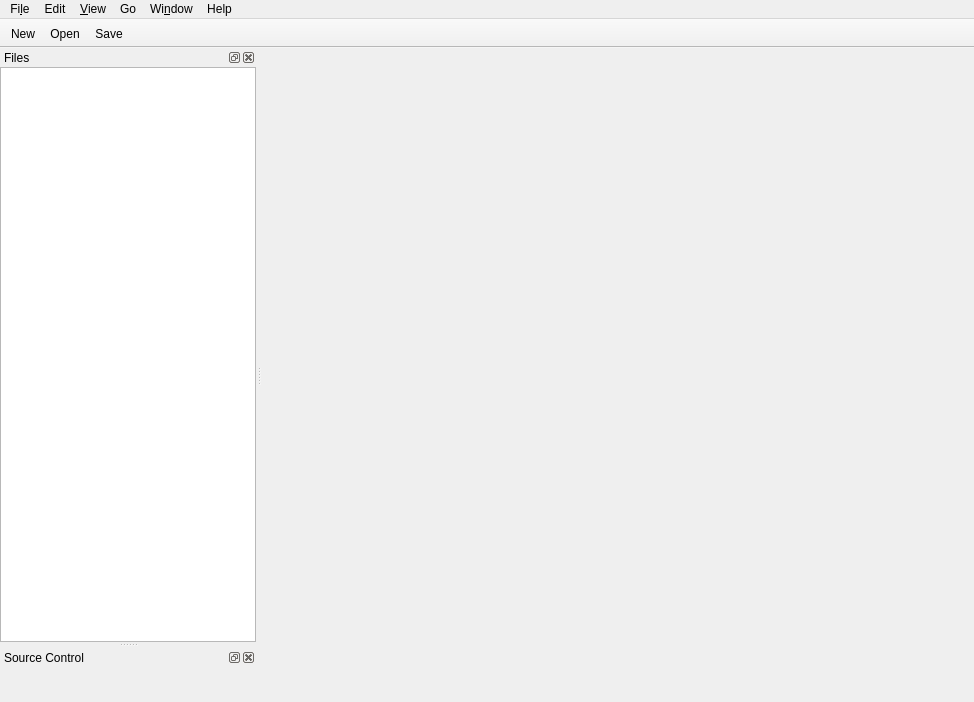
<?xml version="1.0" encoding="UTF-8"?>
<ui version="4.0">
 <class>MainWindow</class>
 <widget class="QMainWindow" name="MainWindow">
  <property name="geometry">
   <rect>
    <x>0</x>
    <y>0</y>
    <width>974</width>
    <height>702</height>
   </rect>
  </property>
  <property name="acceptDrops">
   <bool>true</bool>
  </property>
  <property name="windowTitle">
   <string>theSlate</string>
  </property>
  <property name="windowIcon">
   <iconset theme="theslate" resource="icons.qrc">
    <normaloff>:/icons/icon.svg</normaloff>:/icons/icon.svg</iconset>
  </property>
  <property name="documentMode">
   <bool>true</bool>
  </property>
  <property name="unifiedTitleAndToolBarOnMac">
   <bool>false</bool>
  </property>
  <widget class="QWidget" name="centralWidget">
   <layout class="QVBoxLayout" name="verticalLayout_3">
    <property name="spacing">
     <number>0</number>
    </property>
    <property name="leftMargin">
     <number>0</number>
    </property>
    <property name="topMargin">
     <number>0</number>
    </property>
    <property name="rightMargin">
     <number>0</number>
    </property>
    <property name="bottomMargin">
     <number>0</number>
    </property>
    <item>
     <widget class="QFrame" name="projectFrame">
      <property name="frameShape">
       <enum>QFrame::NoFrame</enum>
      </property>
      <property name="frameShadow">
       <enum>QFrame::Raised</enum>
      </property>
      <layout class="QVBoxLayout" name="verticalLayout">
       <property name="leftMargin">
        <number>0</number>
       </property>
       <property name="topMargin">
        <number>0</number>
       </property>
       <property name="rightMargin">
        <number>0</number>
       </property>
       <property name="bottomMargin">
        <number>0</number>
       </property>
      </layout>
     </widget>
    </item>
    <item>
     <widget class="QFrame" name="editorFrame">
      <property name="sizePolicy">
       <sizepolicy hsizetype="Preferred" vsizetype="Preferred">
        <horstretch>1</horstretch>
        <verstretch>0</verstretch>
       </sizepolicy>
      </property>
      <layout class="QVBoxLayout" name="verticalLayout_2">
       <property name="spacing">
        <number>0</number>
       </property>
       <property name="leftMargin">
        <number>0</number>
       </property>
       <property name="topMargin">
        <number>0</number>
       </property>
       <property name="rightMargin">
        <number>0</number>
       </property>
       <property name="bottomMargin">
        <number>0</number>
       </property>
       <item>
        <widget class="QFrame" name="tabFrame">
         <property name="frameShape">
          <enum>QFrame::NoFrame</enum>
         </property>
         <property name="frameShadow">
          <enum>QFrame::Raised</enum>
         </property>
         <layout class="QHBoxLayout" name="horizontalLayout">
          <property name="spacing">
           <number>0</number>
          </property>
          <property name="leftMargin">
           <number>0</number>
          </property>
          <property name="topMargin">
           <number>0</number>
          </property>
          <property name="rightMargin">
           <number>0</number>
          </property>
          <property name="bottomMargin">
           <number>0</number>
          </property>
          <item>
           <layout class="QHBoxLayout" name="tabButtons">
            <property name="spacing">
             <number>0</number>
            </property>
           </layout>
          </item>
          <item>
           <widget class="QPushButton" name="closeButton">
            <property name="sizePolicy">
             <sizepolicy hsizetype="Maximum" vsizetype="Fixed">
              <horstretch>0</horstretch>
              <verstretch>0</verstretch>
             </sizepolicy>
            </property>
            <property name="text">
             <string/>
            </property>
            <property name="icon">
             <iconset theme="tab-close" resource="icons.qrc">
              <normaloff>:/icons/tab-close.svg</normaloff>:/icons/tab-close.svg</iconset>
            </property>
            <property name="flat">
             <bool>true</bool>
            </property>
           </widget>
          </item>
         </layout>
        </widget>
       </item>
       <item>
        <widget class="tStackedWidget" name="tabs"/>
       </item>
      </layout>
     </widget>
    </item>
   </layout>
  </widget>
  <widget class="QMenuBar" name="menuBar">
   <property name="geometry">
    <rect>
     <x>0</x>
     <y>0</y>
     <width>974</width>
     <height>22</height>
    </rect>
   </property>
   <property name="nativeMenuBar">
    <bool>true</bool>
   </property>
   <widget class="QMenu" name="menuFile">
    <property name="title">
     <string>Fi&amp;le</string>
    </property>
    <widget class="QMenu" name="menuOpenFrom">
     <property name="title">
      <string>Open From</string>
     </property>
    </widget>
    <widget class="QMenu" name="menuOpen_Recent">
     <property name="title">
      <string>Open Recent</string>
     </property>
     <property name="icon">
      <iconset theme="document-open-recent" resource="icons.qrc">
       <normaloff>:/icons/document-open-recent.svg</normaloff>:/icons/document-open-recent.svg</iconset>
     </property>
    </widget>
    <addaction name="actionNew"/>
    <addaction name="separator"/>
    <addaction name="actionOpen"/>
    <addaction name="menuOpenFrom"/>
    <addaction name="menuOpen_Recent"/>
    <addaction name="separator"/>
    <addaction name="actionSave"/>
    <addaction name="actionSave_As"/>
    <addaction name="actionSave_All"/>
    <addaction name="actionChange_File_Encoding"/>
    <addaction name="separator"/>
    <addaction name="actionRevert"/>
    <addaction name="actionReload_Using_Encoding"/>
    <addaction name="actionClose"/>
    <addaction name="separator"/>
    <addaction name="actionPrint"/>
    <addaction name="separator"/>
    <addaction name="actionSettings"/>
    <addaction name="separator"/>
    <addaction name="actionExit"/>
   </widget>
   <widget class="QMenu" name="menuEdit">
    <property name="title">
     <string>Edit</string>
    </property>
    <widget class="QMenu" name="menuPaste_from_Clipboard_History">
     <property name="title">
      <string>Paste from Clipboard History</string>
     </property>
     <property name="icon">
      <iconset theme="edit-paste" resource="icons.qrc">
       <normaloff>:/icons/edit-paste.svg</normaloff>:/icons/edit-paste.svg</iconset>
     </property>
    </widget>
    <addaction name="actionUndo"/>
    <addaction name="actionRedo"/>
    <addaction name="separator"/>
    <addaction name="actionCut"/>
    <addaction name="actionCopy"/>
    <addaction name="actionPaste"/>
    <addaction name="menuPaste_from_Clipboard_History"/>
    <addaction name="separator"/>
    <addaction name="actionSelect_All"/>
    <addaction name="separator"/>
    <addaction name="actionFind_and_Replace"/>
    <addaction name="separator"/>
    <addaction name="actionComment"/>
    <addaction name="separator"/>
    <addaction name="actionUppercase"/>
    <addaction name="actionLowercase"/>
    <addaction name="actionTitle_Case"/>
   </widget>
   <widget class="QMenu" name="menuHelp">
    <property name="title">
     <string>Help</string>
    </property>
    <property name="icon">
     <iconset theme="help-contents" resource="icons.qrc">
      <normaloff>:/icons/help-contents.svg</normaloff>:/icons/help-contents.svg</iconset>
    </property>
    <addaction name="actionFile_Bug"/>
    <addaction name="actionSources"/>
    <addaction name="separator"/>
    <addaction name="actionAbout"/>
   </widget>
   <widget class="QMenu" name="menuWindow">
    <property name="title">
     <string>Wi&amp;ndow</string>
    </property>
    <addaction name="actionUse_Menubar"/>
   </widget>
   <widget class="QMenu" name="menuView">
    <property name="title">
     <string>&amp;View</string>
    </property>
    <widget class="QMenu" name="menuOpen_Auxiliary_Pane">
     <property name="title">
      <string>Open Auxiliary Pane</string>
     </property>
     <widget class="QMenu" name="menuAll_Auxiliary_Panes">
      <property name="title">
       <string>All Auxiliary Panes</string>
      </property>
     </widget>
     <addaction name="menuAll_Auxiliary_Panes"/>
    </widget>
    <addaction name="actionNew_Window"/>
    <addaction name="menuOpen_Auxiliary_Pane"/>
    <addaction name="separator"/>
    <addaction name="actionChange_Syntax_Highlighting"/>
   </widget>
   <widget class="QMenu" name="menuGo">
    <property name="title">
     <string>Go</string>
    </property>
    <addaction name="actionLine"/>
   </widget>
   <addaction name="menuFile"/>
   <addaction name="menuEdit"/>
   <addaction name="menuView"/>
   <addaction name="menuGo"/>
   <addaction name="menuWindow"/>
   <addaction name="menuHelp"/>
  </widget>
  <widget class="QToolBar" name="mainToolBar">
   <property name="movable">
    <bool>false</bool>
   </property>
   <property name="iconSize">
    <size>
     <width>24</width>
     <height>24</height>
    </size>
   </property>
   <attribute name="toolBarArea">
    <enum>TopToolBarArea</enum>
   </attribute>
   <attribute name="toolBarBreak">
    <bool>false</bool>
   </attribute>
   <addaction name="actionNew"/>
   <addaction name="actionOpen"/>
   <addaction name="actionSave"/>
  </widget>
  <widget class="QDockWidget" name="filesDock">
   <property name="windowTitle">
    <string>Files</string>
   </property>
   <attribute name="dockWidgetArea">
    <number>1</number>
   </attribute>
   <widget class="QWidget" name="dockWidgetContents">
    <property name="autoFillBackground">
     <bool>true</bool>
    </property>
    <layout class="QVBoxLayout" name="verticalLayout_4">
     <property name="leftMargin">
      <number>0</number>
     </property>
     <property name="topMargin">
      <number>0</number>
     </property>
     <property name="rightMargin">
      <number>0</number>
     </property>
     <property name="bottomMargin">
      <number>0</number>
     </property>
     <item>
      <widget class="QTreeView" name="projectTree">
       <property name="contextMenuPolicy">
        <enum>Qt::CustomContextMenu</enum>
       </property>
      </widget>
     </item>
    </layout>
   </widget>
  </widget>
  <widget class="QDockWidget" name="sourceControlDock">
   <property name="windowTitle">
    <string>Source Control</string>
   </property>
   <attribute name="dockWidgetArea">
    <number>1</number>
   </attribute>
   <widget class="GitWidget" name="gitWidget">
    <property name="autoFillBackground">
     <bool>true</bool>
    </property>
    <layout class="QVBoxLayout" name="verticalLayout_7">
     <property name="leftMargin">
      <number>0</number>
     </property>
     <property name="topMargin">
      <number>0</number>
     </property>
     <property name="rightMargin">
      <number>0</number>
     </property>
     <property name="bottomMargin">
      <number>0</number>
     </property>
    </layout>
   </widget>
  </widget>
  <action name="actionNew">
   <property name="icon">
    <iconset theme="document-new" resource="icons.qrc">
     <normaloff>:/icons/document-new.svg</normaloff>:/icons/document-new.svg</iconset>
   </property>
   <property name="text">
    <string>&amp;New</string>
   </property>
   <property name="toolTip">
    <string>New</string>
   </property>
   <property name="shortcut">
    <string>Ctrl+N</string>
   </property>
  </action>
  <action name="actionSave">
   <property name="icon">
    <iconset theme="document-save" resource="icons.qrc">
     <normaloff>:/icons/document-save.svg</normaloff>:/icons/document-save.svg</iconset>
   </property>
   <property name="text">
    <string>&amp;Save</string>
   </property>
   <property name="toolTip">
    <string>Save</string>
   </property>
   <property name="shortcut">
    <string>Ctrl+S</string>
   </property>
  </action>
  <action name="actionOpen">
   <property name="icon">
    <iconset theme="document-open" resource="icons.qrc">
     <normaloff>:/icons/document-open.svg</normaloff>:/icons/document-open.svg</iconset>
   </property>
   <property name="text">
    <string>&amp;Open</string>
   </property>
   <property name="toolTip">
    <string>Open</string>
   </property>
   <property name="shortcut">
    <string>Ctrl+O</string>
   </property>
  </action>
  <action name="actionExit">
   <property name="icon">
    <iconset theme="application-exit" resource="icons.qrc">
     <normaloff>:/icons/application-exit.svg</normaloff>:/icons/application-exit.svg</iconset>
   </property>
   <property name="text">
    <string>&amp;Exit</string>
   </property>
   <property name="shortcut">
    <string>Ctrl+Q</string>
   </property>
   <property name="menuRole">
    <enum>QAction::QuitRole</enum>
   </property>
  </action>
  <action name="actionCopy">
   <property name="icon">
    <iconset theme="edit-copy" resource="icons.qrc">
     <normaloff>:/icons/edit-copy.svg</normaloff>:/icons/edit-copy.svg</iconset>
   </property>
   <property name="text">
    <string>&amp;Copy</string>
   </property>
   <property name="toolTip">
    <string>Copy</string>
   </property>
   <property name="shortcut">
    <string>Ctrl+C</string>
   </property>
  </action>
  <action name="actionCut">
   <property name="icon">
    <iconset theme="edit-cut" resource="icons.qrc">
     <normaloff>:/icons/edit-cut.svg</normaloff>:/icons/edit-cut.svg</iconset>
   </property>
   <property name="text">
    <string>C&amp;ut</string>
   </property>
   <property name="toolTip">
    <string>Cut</string>
   </property>
   <property name="shortcut">
    <string>Ctrl+X</string>
   </property>
  </action>
  <action name="actionPaste">
   <property name="icon">
    <iconset theme="edit-paste" resource="icons.qrc">
     <normaloff>:/icons/edit-paste.svg</normaloff>:/icons/edit-paste.svg</iconset>
   </property>
   <property name="text">
    <string>&amp;Paste</string>
   </property>
   <property name="toolTip">
    <string>Paste</string>
   </property>
   <property name="shortcut">
    <string>Ctrl+V</string>
   </property>
  </action>
  <action name="actionNo_Highlighting">
   <property name="text">
    <string>&amp;No Highlighting</string>
   </property>
   <property name="iconVisibleInMenu">
    <bool>false</bool>
   </property>
  </action>
  <action name="actionAbout">
   <property name="icon">
    <iconset theme="help-about" resource="icons.qrc">
     <normaloff>:/icons/help-about.svg</normaloff>:/icons/help-about.svg</iconset>
   </property>
   <property name="text">
    <string>&amp;About</string>
   </property>
   <property name="menuRole">
    <enum>QAction::AboutRole</enum>
   </property>
  </action>
  <action name="actionPrint">
   <property name="icon">
    <iconset theme="document-print" resource="icons.qrc">
     <normaloff>:/icons/document-print.svg</normaloff>:/icons/document-print.svg</iconset>
   </property>
   <property name="text">
    <string>&amp;Print</string>
   </property>
   <property name="shortcut">
    <string>Ctrl+P</string>
   </property>
  </action>
  <action name="actionPush">
   <property name="text">
    <string>&amp;Push</string>
   </property>
  </action>
  <action name="actionPull">
   <property name="enabled">
    <bool>true</bool>
   </property>
   <property name="text">
    <string>P&amp;ull</string>
   </property>
  </action>
  <action name="actionFetch">
   <property name="text">
    <string>&amp;Fetch</string>
   </property>
  </action>
  <action name="actionStart">
   <property name="icon">
    <iconset theme="system-run">
     <normaloff>.</normaloff>.</iconset>
   </property>
   <property name="text">
    <string>Start</string>
   </property>
   <property name="shortcut">
    <string>F5</string>
   </property>
  </action>
  <action name="actionSave_All">
   <property name="icon">
    <iconset theme="document-save">
     <normaloff>.</normaloff>.</iconset>
   </property>
   <property name="text">
    <string>Sa&amp;ve All</string>
   </property>
   <property name="shortcut">
    <string>Ctrl+Alt+S</string>
   </property>
  </action>
  <action name="actionContinue">
   <property name="icon">
    <iconset theme="media-playback-start">
     <normaloff>.</normaloff>.</iconset>
   </property>
   <property name="text">
    <string>Continue</string>
   </property>
  </action>
  <action name="actionStep_Into">
   <property name="icon">
    <iconset theme="debug-step-into">
     <normaloff>.</normaloff>.</iconset>
   </property>
   <property name="text">
    <string>Step Into</string>
   </property>
  </action>
  <action name="actionStep_Over">
   <property name="icon">
    <iconset theme="debug-step-over">
     <normaloff>.</normaloff>.</iconset>
   </property>
   <property name="text">
    <string>Step Over</string>
   </property>
  </action>
  <action name="actionStep_Out">
   <property name="icon">
    <iconset theme="debug-step-out">
     <normaloff>.</normaloff>.</iconset>
   </property>
   <property name="text">
    <string>Step Out</string>
   </property>
  </action>
  <action name="actionPause">
   <property name="icon">
    <iconset theme="media-playback-pause">
     <normaloff>.</normaloff>.</iconset>
   </property>
   <property name="text">
    <string>Pause</string>
   </property>
  </action>
  <action name="actionFind_and_Replace">
   <property name="icon">
    <iconset theme="edit-find-replace" resource="icons.qrc">
     <normaloff>:/icons/edit-find-replace.svg</normaloff>:/icons/edit-find-replace.svg</iconset>
   </property>
   <property name="text">
    <string>&amp;Find and Replace...</string>
   </property>
   <property name="shortcut">
    <string>Ctrl+F</string>
   </property>
  </action>
  <action name="actionSave_As">
   <property name="icon">
    <iconset theme="document-save-as">
     <normaloff>.</normaloff>.</iconset>
   </property>
   <property name="text">
    <string>Save As...</string>
   </property>
   <property name="shortcut">
    <string>Ctrl+Shift+S</string>
   </property>
  </action>
  <action name="actionRevert">
   <property name="icon">
    <iconset theme="view-refresh" resource="icons.qrc">
     <normaloff>:/icons/view-refresh.svg</normaloff>:/icons/view-refresh.svg</iconset>
   </property>
   <property name="text">
    <string>&amp;Revert</string>
   </property>
   <property name="shortcut">
    <string>Ctrl+R</string>
   </property>
  </action>
  <action name="actionFile_Bug">
   <property name="icon">
    <iconset theme="tools-report-bug" resource="icons.qrc">
     <normaloff>:/icons/tools-report-bug.svg</normaloff>:/icons/tools-report-bug.svg</iconset>
   </property>
   <property name="text">
    <string>&amp;File Bug</string>
   </property>
   <property name="iconVisibleInMenu">
    <bool>false</bool>
   </property>
  </action>
  <action name="actionSources">
   <property name="icon">
    <iconset theme="commit" resource="icons.qrc">
     <normaloff>:/icons/commit.svg</normaloff>:/icons/commit.svg</iconset>
   </property>
   <property name="text">
    <string>&amp;Sources</string>
   </property>
  </action>
  <action name="actionUndo">
   <property name="icon">
    <iconset theme="edit-undo" resource="icons.qrc">
     <normaloff>:/icons/edit-undo.svg</normaloff>:/icons/edit-undo.svg</iconset>
   </property>
   <property name="text">
    <string>U&amp;ndo</string>
   </property>
   <property name="shortcut">
    <string>Ctrl+Z</string>
   </property>
  </action>
  <action name="actionRedo">
   <property name="icon">
    <iconset theme="edit-redo" resource="icons.qrc">
     <normaloff>:/icons/edit-redo.svg</normaloff>:/icons/edit-redo.svg</iconset>
   </property>
   <property name="text">
    <string>&amp;Redo</string>
   </property>
   <property name="shortcut">
    <string>Ctrl+Shift+Z</string>
   </property>
  </action>
  <action name="actionSettings">
   <property name="icon">
    <iconset theme="configure" resource="icons.qrc">
     <normaloff>:/icons/configure.svg</normaloff>:/icons/configure.svg</iconset>
   </property>
   <property name="text">
    <string>Sett&amp;ings</string>
   </property>
   <property name="shortcut">
    <string>Ctrl+,</string>
   </property>
   <property name="menuRole">
    <enum>QAction::PreferencesRole</enum>
   </property>
  </action>
  <action name="actionClose">
   <property name="icon">
    <iconset theme="document-close" resource="icons.qrc">
     <normaloff>:/icons/document-close.svg</normaloff>:/icons/document-close.svg</iconset>
   </property>
   <property name="text">
    <string>&amp;Close</string>
   </property>
   <property name="shortcut">
    <string>Ctrl+W</string>
   </property>
  </action>
  <action name="actionNew_Window">
   <property name="icon">
    <iconset theme="window-new" resource="icons.qrc">
     <normaloff>:/icons/window-new.svg</normaloff>:/icons/window-new.svg</iconset>
   </property>
   <property name="text">
    <string>&amp;New Window</string>
   </property>
   <property name="shortcut">
    <string>Ctrl+Shift+N</string>
   </property>
  </action>
  <action name="actionSelect_All">
   <property name="icon">
    <iconset theme="edit-select-all" resource="icons.qrc">
     <normaloff>:/icons/edit-select-all.svg</normaloff>:/icons/edit-select-all.svg</iconset>
   </property>
   <property name="text">
    <string>Select All</string>
   </property>
   <property name="shortcut">
    <string>Ctrl+A</string>
   </property>
  </action>
  <action name="actionUse_Menubar">
   <property name="checkable">
    <bool>true</bool>
   </property>
   <property name="text">
    <string>Use Menubar</string>
   </property>
  </action>
  <action name="actionComment">
   <property name="text">
    <string>Toggle Comment</string>
   </property>
   <property name="shortcut">
    <string>Ctrl+/</string>
   </property>
  </action>
  <action name="actionChange_Syntax_Highlighting">
   <property name="text">
    <string>Change Syntax Highlighting</string>
   </property>
   <property name="shortcut">
    <string>Ctrl+F12</string>
   </property>
  </action>
  <action name="actionChange_File_Encoding">
   <property name="text">
    <string>Change File Encoding</string>
   </property>
  </action>
  <action name="actionReload_Using_Encoding">
   <property name="text">
    <string>Reload Using Encoding</string>
   </property>
  </action>
  <action name="actionLine">
   <property name="text">
    <string>Line</string>
   </property>
   <property name="shortcut">
    <string>Ctrl+G</string>
   </property>
  </action>
  <action name="actionUppercase">
   <property name="icon">
    <iconset theme="format-text-uppercase" resource="icons.qrc">
     <normaloff>:/icons/format-text-uppercase.svg</normaloff>:/icons/format-text-uppercase.svg</iconset>
   </property>
   <property name="text">
    <string>Uppercase</string>
   </property>
  </action>
  <action name="actionLowercase">
   <property name="icon">
    <iconset theme="format-text-lowercase" resource="icons.qrc">
     <normaloff>:/icons/format-text-lowercase.svg</normaloff>:/icons/format-text-lowercase.svg</iconset>
   </property>
   <property name="text">
    <string>Lowercase</string>
   </property>
  </action>
  <action name="actionTitle_Case">
   <property name="icon">
    <iconset theme="format-text-capitalize" resource="icons.qrc">
     <normaloff>:/icons/format-text-capitalize.svg</normaloff>:/icons/format-text-capitalize.svg</iconset>
   </property>
   <property name="text">
    <string>Title Case</string>
   </property>
  </action>
 </widget>
 <layoutdefault spacing="6" margin="11"/>
 <customwidgets>
  <customwidget>
   <class>tStackedWidget</class>
   <extends>QStackedWidget</extends>
   <header location="global">tstackedwidget.h</header>
   <container>1</container>
  </customwidget>
  <customwidget>
   <class>GitWidget</class>
   <extends>QWidget</extends>
   <header>SourceControl/gitwidget.h</header>
   <container>1</container>
  </customwidget>
 </customwidgets>
 <resources>
  <include location="icons.qrc"/>
 </resources>
 <connections/>
</ui>
